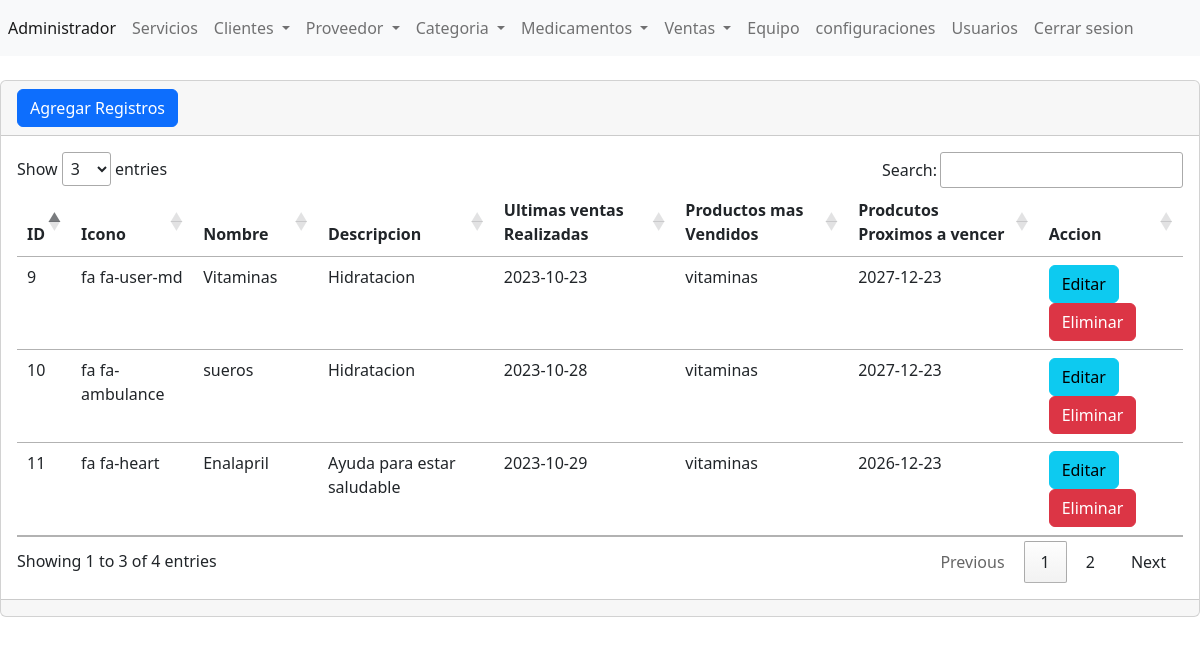
The page /DesarrolloWeb_ProyectoFinal_GRUPO/Practica/admin/secciones/servicios/index.php (signed in) on the database its author committed.
### tables this page shows
CREATE TABLE IF NOT EXISTS `productos` (
  `ID` int NOT NULL AUTO_INCREMENT,
  `icono` varchar(255) NOT NULL,
  `nombre` varchar(255) NOT NULL,
  `descripcion` varchar(255) NOT NULL,
  `ultimas_ventas_realizas` varchar(255) NOT NULL,
  `productomas_vendidos` varchar(255) NOT NULL,
  `productosProximos_vencer` varchar(255) NOT NULL,
  PRIMARY KEY (`ID`)
);

### DesarrolloWeb_ProyectoFinal_GRUPO/Practica/admin/secciones/servicios/index.php (the view, shortened to what this page needs)
<?php
include("../../bd.php");
$sentencia = $conexion->prepare("SELECT * FROM productos ORDER BY ID ASC");
$sentencia->execute();
$lista_servicios=$sentencia->fetchAll(PDO::FETCH_ASSOC);
include("../../templates/header.php");
?>
<div class="card">
    <div class="card-header">
        <a name="" id="" class="btn btn-primary" href="crear.php" role="button">Agregar Registros</a>
    </div>
    <div class="card-body">
    <div class="table-responsive-sm">
        <table class="table table">
            <thead>
                <tr>
                    <th scope="col">ID</th>
                    <th scope="col">Icono</th>
                    <th scope="col">Nombre</th>
                    <th scope="col">Descripcion</th>
                    <th scope="col">Ultimas ventas Realizadas</th>
                    <th scope="col">Productos mas Vendidos</th>
                    <th scope="col">Prodcutos Proximos a vencer</th>
                    <th scope="col">Accion</th>
                </tr>
            </thead>
            <tbody>
       <?php  foreach($lista_servicios as $registros){  ?>
                <tr class="">
                    <td ><?php echo $registros['ID']; ?></td>
                    <td><?php echo $registros['icono']; ?></td>
                    <td><?php echo $registros['nombre']; ?></td>
                    <td><?php echo $registros['descripcion']; ?></td>
                    <td><?php echo $registros['ultimas_ventas_realizas']; ?></td>
                    <td><?php echo $registros['productomas_vendidos']; ?></td>
                    <td><?php echo $registros['productosProximos_vencer']; ?></td>
                    <td>
                    <a name="" id="" class="btn btn-info"  href="editar.php?txtID=<?php echo $registros['ID']; ?> role="button">Editar</a>
                    <a name="" id="" class="btn btn-danger" href="index.php?txtID=<?php echo $registros['ID']; ?> role="button">Eliminar</a>
                    </td>
                </tr>
                <?php } ?>
            </tbody>
        </table>
    </div>
    </div>
    <div class="card-footer text-muted">
    </div>
</div>
<?php
include("../../templates/footer.php");
?>

### rows shown on the page
productos: ID "9", icono "fa fa-user-md", nombre "Vitaminas", descripcion "Hidratacion", ultimas_ventas_realizas "2023-10-23", productomas_vendidos "vitaminas", productosProximos_vencer "2027-12-23"
productos: ID "10", icono "fa fa-ambulance", nombre "sueros", descripcion "Hidratacion", ultimas_ventas_realizas "2023-10-28", productomas_vendidos "vitaminas", productosProximos_vencer "2027-12-23"
productos: ID "11", icono "fa fa-heart", nombre "Enalapril", descripcion "Ayuda para estar saludable", ultimas_ventas_realizas "2023-10-29", productomas_vendidos "vitaminas", productosProximos_vencer "2026-12-23"
